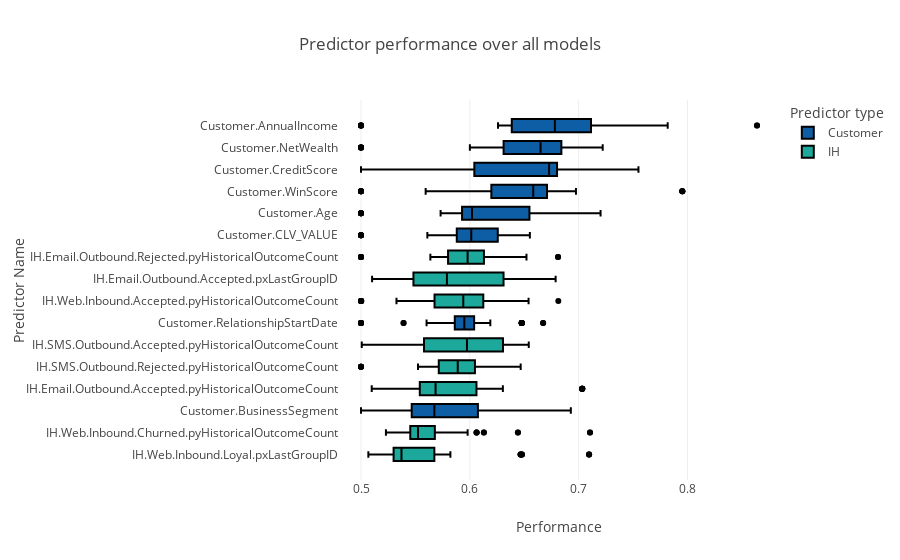

Notebook code for this chart:
### Markdown cell above
# Predictor Overview

Load predictor data and show a basic predictor performance overview.

### Code cell
ADMDatamart.plotPredictorPerformance(top_n=30)

### Figure 1 — Plotly figure (JSON) as saved in the notebook; plotly's stock layout.template omitted (floating-point values rounded to 4 significant figures; data arrays with more than 128 entries replaced by an {"elided": "..."} marker saying what was removed)
{"data": [{"alignmentgroup": "True", "fillcolor": "rgb(14,94,165)", "hovertemplate": "Legend=Customer<br>Performance=%{x}<br>Predictor Name=%{y}<extra></extra>", "legendgroup": "Customer", "marker": {"color": "rgb(0,0,0)"}, "name": "Customer", "notched": false, "offsetgroup": "Customer", "orientation": "h", "showlegend": true, "type": "box", "width": 0.6, "x": {"elided": "751 float values"}, "x0": " ", "xaxis": "x", "y": {"elided": "751 str values"}, "y0": " ", "yaxis": "y"}, {"alignmentgroup": "True", "fillcolor": "rgb(28,168,154)", "hovertemplate": "Legend=IH<br>Performance=%{x}<br>Predictor Name=%{y}<extra></extra>", "legendgroup": "IH", "marker": {"color": "rgb(0,0,0)"}, "name": "IH", "notched": false, "offsetgroup": "IH", "orientation": "h", "showlegend": true, "type": "box", "width": 0.6, "x": {"elided": "759 float values"}, "x0": " ", "xaxis": "x", "y": {"elided": "759 str values"}, "y0": " ", "yaxis": "y"}], "layout": {"boxgap": 0, "boxgroupgap": 0, "boxmode": "group", "legend": {"title": {"text": "Predictor type"}, "tracegroupgap": 0}, "title": {"text": "Predictor performance over all models "}, "xaxis": {"anchor": "y", "domain": [0, 1], "title": {"text": "Performance"}}, "yaxis": {"anchor": "x", "automargin": true, "categoryarray": ["IH.Web.Inbound.Loyal.pxLastGroupID", "IH.Web.Inbound.Churned.pyHistoricalOutcomeCount", "Customer.BusinessSegment", "IH.Email.Outbound.Accepted.pyHistoricalOutcomeCount", "IH.SMS.Outbound.Rejected.pyHistoricalOutcomeCount", "IH.SMS.Outbound.Accepted.pyHistoricalOutcomeCount", "Customer.RelationshipStartDate", "IH.Web.Inbound.Accepted.pyHistoricalOutcomeCount", "IH.Email.Outbound.Accepted.pxLastGroupID", "IH.Email.Outbound.Rejected.pyHistoricalOutcomeCount", "Customer.CLV_VALUE", "Customer.Age", "Customer.WinScore", "Customer.CreditScore", "Customer.NetWealth", "Customer.AnnualIncome"], "categoryorder": "array", "domain": [0, 1], "dtick": 1, "title": {"text": "Predictor Name"}}}}
